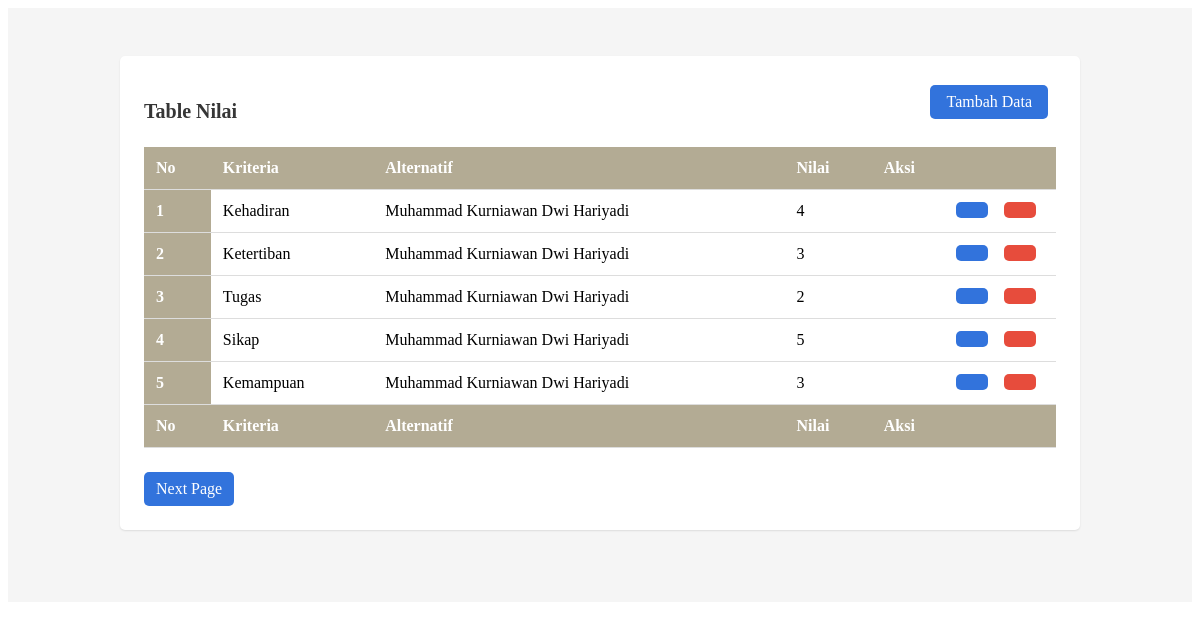
Screenshot of /page/pembobotan/views.php with the database file from the repository.
### tables this page shows
CREATE TABLE `pembobotan` (
  `id_nilai` int(11) NOT NULL,
  `id_guru` int(11) NOT NULL,
  `id_kriteria` int(11) NOT NULL,
  `nilai` text NOT NULL
);

CREATE TABLE `kriteria` (
  `id_kriteria` int(11) NOT NULL,
  `kode_kriteria` varchar(250) NOT NULL,
  `nm_kriteria` varchar(250) NOT NULL,
  `bobot` int(11) NOT NULL,
  `status` varchar(250) NOT NULL,
  `Keterangan` varchar(200) DEFAULT NULL
);

CREATE TABLE `alternatif` (
  `id_guru` int(11) NOT NULL,
  `kode_alternatif` varchar(250) NOT NULL,
  `nm_guru` varchar(250) NOT NULL
);

### controller/Bobot.php (called while the page is built, shortened)
<?php
function Koneksi()
{
    return mysqli_connect("localhost", "root", "", "belajar");
}
function Index($query)
{
    $koneksi = Koneksi();
    $result = mysqli_query($koneksi, $query);
    $rows = [];
    while ($row = mysqli_fetch_assoc($result)) {
        $rows[] = $row;
    }
    return $rows;
}

### page/pembobotan/views.php (the view, shortened to what this page needs)
<?php
require("../controller/Bobot.php");
$halaman = 5;
$aktif = (isset($_GET["page"])) ? $_GET["page"] : 1;
$awal = ($halaman * $aktif) - $halaman;
$data = Index("SELECT * FROM pembobotan LIMIT $awal,$halaman");
$banding1 = Index("SELECT * FROM alternatif");
$banding2 = Index("SELECT * FROM kriteria");
?>
<link rel="stylesheet" href="../asset/css/styleviewbobot.css">
<section class="section">
    <div class="container">
        <div class="row">
            <div class="columns">
                <div class="column">
                    <div class="card animate__animated animate__zoomIn">
                        <div class="card-header">
                            <p class="card-header-title">Table Nilai</p>
                            <div class="buttons card-header-icon">
                                <a class="button is-link" href="index.php?halaman=tambahdatabobot">
                                    <ion-icon name="add-circle" class="mr-2"></ion-icon>Tambah Data
                                </a>
                            </div>
                        </div>
                        <div class="card-content">
                            <div class="table-container">
                                <table class="table is-fullwidth">
                                    <thead class="has-background-success">
                                        <tr>
                                            <th class="has-text-white">No</th>
                                            <th class="has-text-white">Kriteria</th>
                                            <th class="has-text-white">Alternatif</th>
                                            <th class="has-text-white">Nilai</th>
                                            <th class="has-text-white">Aksi</th>
                                        </tr>
                                    </thead>
                                    <tfoot class="has-background-success has-text-white">
                                        <tr>
                                            <th class="has-text-white">No</th>
                                            <th class="has-text-white">Kriteria</th>
                                            <th class="has-text-white">Alternatif</th>
                                            <th class="has-text-white">Nilai</th>
                                            <th class="has-text-white">Aksi</th>
                                        </tr>
                                    </tfoot>
                                    <tbody>
                                        <?php $i = 1 + $awal ?>
                                        <?php foreach ($data as $row) : ?>
                                            <tr>
                                                <th><?= $i ?></th>
                                                <td>
                                                    <?php foreach ($banding2 as $hasil) : ?>
                                                        <?php if ($row["id_kriteria"] == $hasil["id_kriteria"]) : ?>
                                                            <?= $hasil["nm_kriteria"] ?>
                                                        <?php endif ?>
                                                    <?php endforeach ?>
                                                </td>
                                                <td>
                                                    <?php foreach ($banding1 as $result) : ?>
                                                        <?php if ($row["id_guru"] == $result["id_guru"]) : ?>
                                                            <?= $result["nm_guru"] ?>
                                                        <?php endif ?>
                                                    <?php endforeach ?>
                                                </td>
                                                <td>
                                                    <?php if ($row["nilai"] > 1000000) : ?>
                                                        <?= "Rp " . number_format($row["nilai"], 2, ',', '.'); ?></td>
                                            <?php else : ?>
                                                <?= $row["nilai"] ?>
                                            <?php endif ?>
                                            <td>
                                                <div class="buttons">
                                                    <a class="button is-link" href="index.php?halaman=editdatabobot&id=<?= $row['id_nilai']; ?>">
                                                    </a>
                                                    <button class="button is-danger" onclick="archiveFunction()">
                                                    </button>
                                                </div>
                                            </td>
                                            </tr>
                                            <?php $i++ ?>
                                        <?php endforeach ?>
                                    </tbody>
                                </table>
                            </div>
                            <?php require '../controller/PaginationBobot.php'; ?>
                        </div>
                    </div>
                </div>
            </div>
        </div>
    </div>
</section>

### asset/css/styleviewbobot.css (style rules this page uses)
.section { padding: 3rem 1.5rem; background-color: #f5f5f5; }
.container { margin: 0 auto; max-width: 960px; padding: 0 1.5rem; }
.table-container { overflow-x: auto; }
.card { background-color: #fff; box-shadow: 0px 1px 2px rgba(10, 10, 10, 0.1); border-radius: 5px; padding: 1.5rem; margin-bottom: 1.5rem; }
.card-header { display: flex; justify-content: space-between; align-items: center; margin-bottom: 1.5rem; }
.card-header-title { font-size: 1.25rem; font-weight: bold; color: #363636; margin-bottom: 0; }
.buttons { display: flex; justify-content: flex-end; align-items: center; }
.button { margin-right: 0.5rem; }
.table { width: 100%; border-collapse: collapse; }
.table th, .table td { padding: 0.75rem; border-bottom: 1px solid #ddd; text-align: left; }
.table th { background-color:#B3AB94; color: #fff; }
.table tfoot th { background-color:#B3AB94; color: #fff; border-top: 1px solid #ddd; }
.table td { vertical-align: top; }
.table tbody tr td:last-child .buttons { display: flex; justify-content: flex-end; align-items: center; }
.table tbody tr td:last-child .button { margin-left: 0.5rem; }
.is-link { background-color: #3273dc; color: #fff; border: none; padding: 0.5rem 1rem; border-radius: 5px; cursor: pointer; text-decoration: none; transition: all 0.3s ease; }
.is-danger { background-color: #e74c3c; color: #fff; border: none; padding: 0.5rem 1rem; border-radius: 5px; cursor: pointer; transition: all 0.3s ease; }
.has-text-white { color: #fff; }
.has-background-success { background-color:#B3AB94; }

### rows the page displays
pembobotan: nilai "4"
kriteria: nm_kriteria "Kehadiran"
alternatif: nm_guru "Muhammad Kurniawan Dwi Hariyadi"
pembobotan: nilai "3"
kriteria: nm_kriteria "Ketertiban"
pembobotan: nilai "2"
kriteria: nm_kriteria "Tugas"
pembobotan: nilai "5"
kriteria: nm_kriteria "Sikap"
pembobotan: nilai "3"
kriteria: nm_kriteria "Kemampuan"
